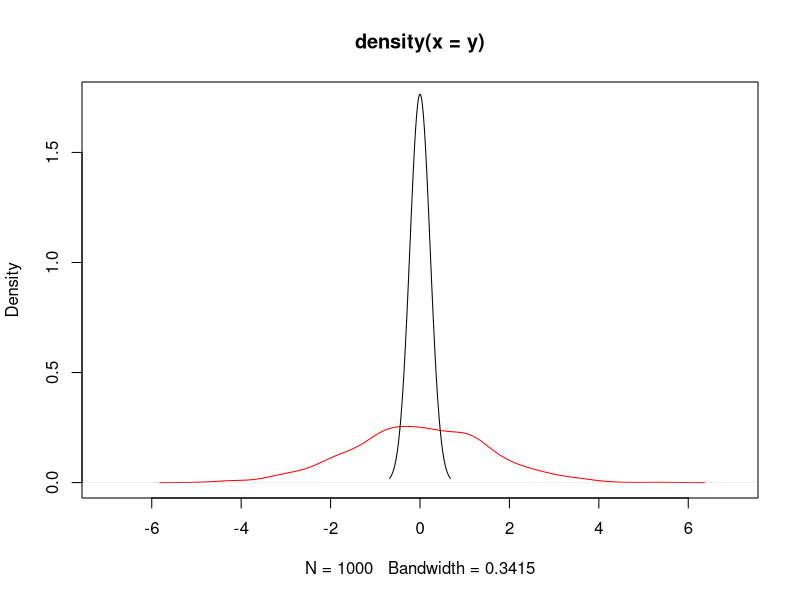
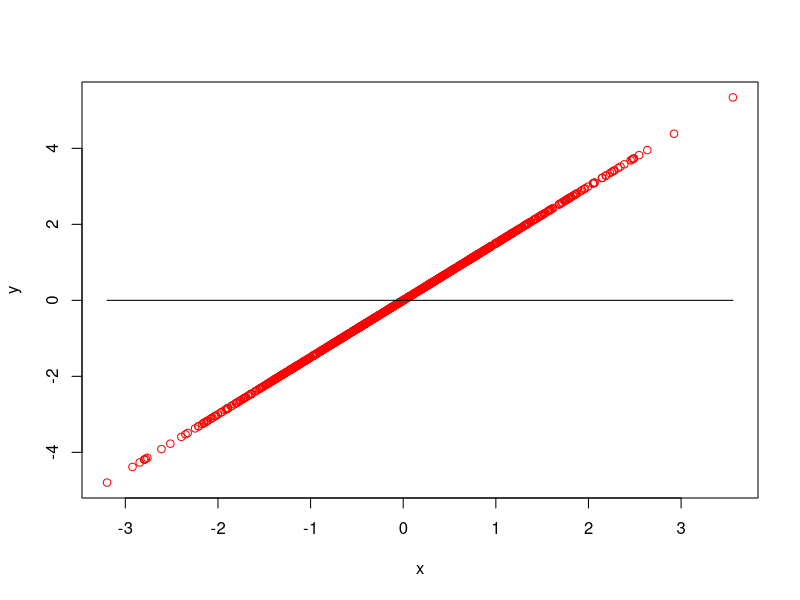

Write R code to recreate these figures, in order.
### Some simulations to look at two linear distributions

##starting with y=mx+b, no error
m<-1.5
b<-0
x<-rnorm(1000)
y<-m*x+b
y2<-0*x+b
plot.new()
plot(density(y), ylim=c(0, 1.75), xlim=c(-7,7),  col="red")
lines(density(y2))
mean(y)
mean(y2)
lm<-lm(y~x)
lm(y2~x)
t.test(y)
plot(x, y, col="red")
(lines(x, y2))
